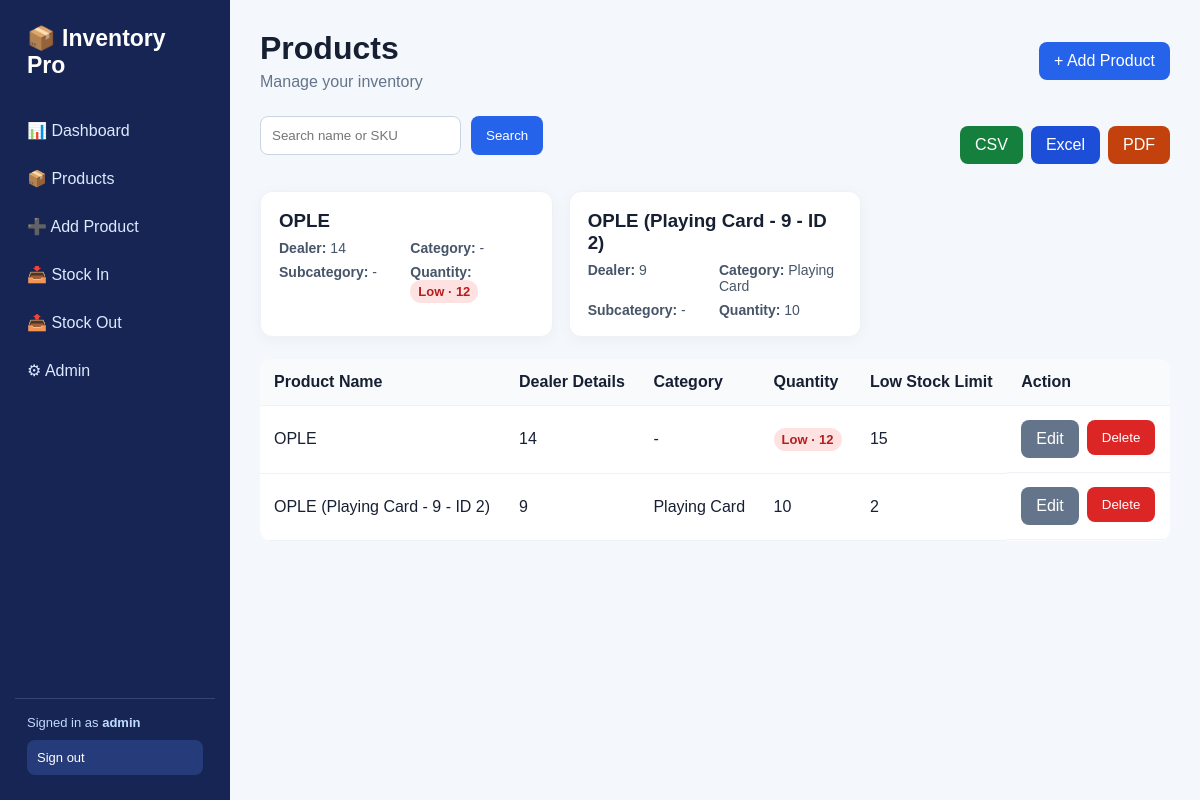
The page /products/ (signed in) on the database as committed earlier.
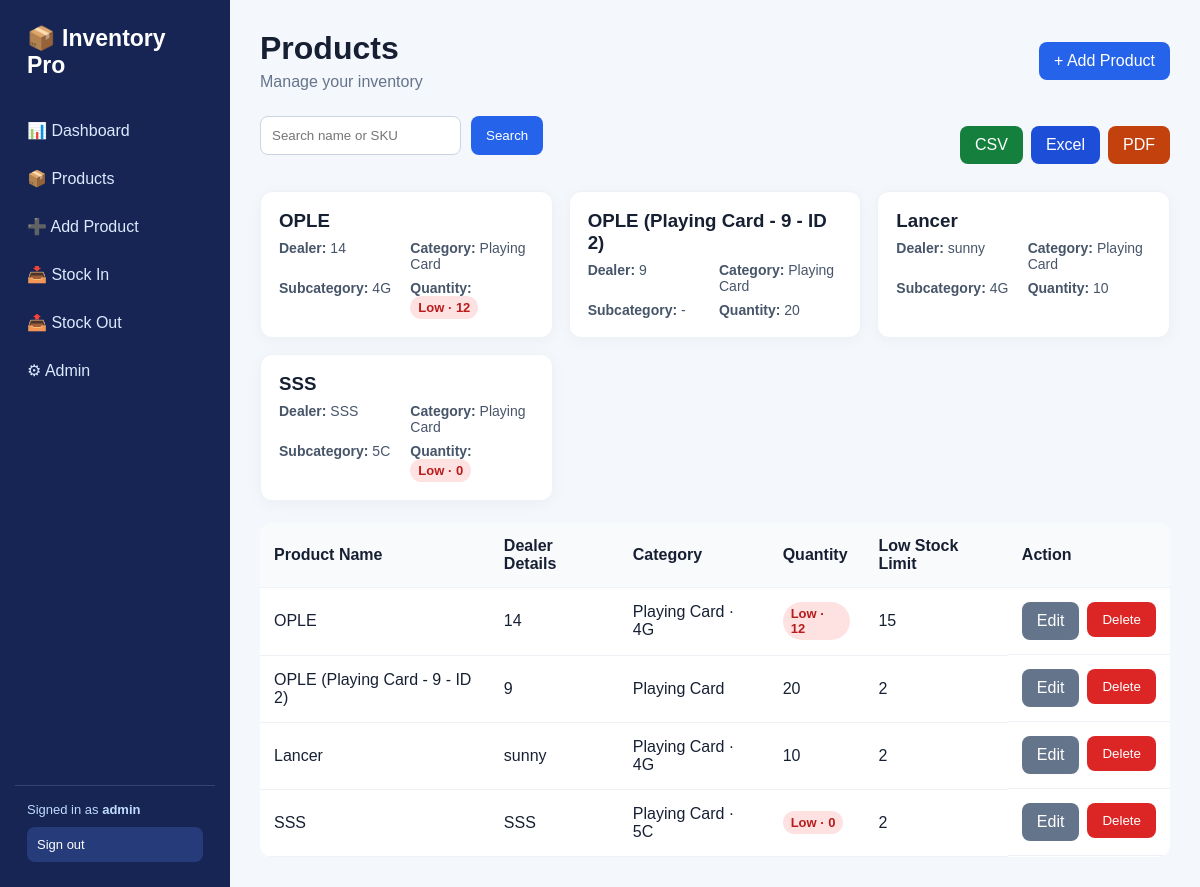
The same page on the database as committed later.
### inventory/models.py (models this page shows, shortened)
class Product(models.Model):
    name = models.CharField(
        max_length=150,
    )
    sku = models.CharField(max_length=50)
    category = models.ForeignKey(Category, on_delete=models.SET_NULL, null=True, blank=True)
    subcategory = models.CharField(
        max_length=2,
        choices=[("5C", "5C"), ("5B", "5B"), ("4G", "4G")],
        blank=True,
    )
    purchase_price = models.DecimalField(max_digits=12, decimal_places=2, default=0)
    selling_price = models.DecimalField(max_digits=12, decimal_places=2, default=0)
    quantity = models.PositiveIntegerField(default=0)
    low_stock_limit = models.PositiveIntegerField(default=5)
    created_at = models.DateTimeField(auto_now_add=True)
    class Meta:
        constraints = [
            models.UniqueConstraint(
                fields=("name", "category", "subcategory"),
                name="unique_product_name_category_subcategory",
                violation_error_message=(
                    "A product with this name already exists in this "
                    "category and subcategory."
                ),
            )
        ]
    @property
    def is_low_stock(self): return self.quantity <= self.low_stock_limit

class Category(models.Model):
    name = models.CharField(max_length=100, unique=True)
    def __str__(self): return self.name

### inventory/views.py (the view)
# urls.py: path("products/", views.products, name="products"),
@login_required
def products(request):
    qs, q = filtered_products(request)
    return render(request, "products.html", {"products": qs, "q": q})

### inventory/views.py (called while the page is built)
def filtered_products(request):
    q = request.GET.get("q", "").strip()
    products = Product.objects.select_related("category").all()
    if q:
        products = products.filter(name__icontains=q) | products.filter(sku__icontains=q)
    return products, q

### templates/products.html (shortened to what this page needs)
{% extends "base.html" %}{% block title %}Products{% endblock %}{% block content %}
<div class="top"><div><h1>Products</h1><div class="muted">Manage your inventory</div></div><a class="btn" href="/products/add/">+ Add Product</a></div>
<div class="toolbar">
<form class="search"><input name="q" value="{{q}}" placeholder="Search name or SKU"><button class="btn">Search</button></form>
<div class="export-actions">
<a class="btn green" href="{% url 'export_products' 'csv' %}{% if q %}?q={{q|urlencode}}{% endif %}">CSV</a>
<a class="btn blue" href="{% url 'export_products' 'excel' %}{% if q %}?q={{q|urlencode}}{% endif %}">Excel</a>
<a class="btn orange" href="{% url 'export_products' 'pdf' %}{% if q %}?q={{q|urlencode}}{% endif %}">PDF</a>
</div>
</div>
<div class="product-grid">
{% for p in products %}
<article class="product-grid-item">
<h3>{{p.name}}</h3>
<div class="product-meta">
<div><strong>Dealer:</strong> {{p.sku}}</div>
<div><strong>Category:</strong> {{p.category|default:"-"}}</div>
<div><strong>Subcategory:</strong> {{p.subcategory|default:"-"}}</div>
<div><strong>Quantity:</strong> {% if p.is_low_stock %}<span class="stock-low">Low · {{p.quantity}}</span>{% else %}{{p.quantity}}{% endif %}</div>
</div>
</article>
{% empty %}<div>No products found.</div>{% endfor %}
</div>
<div class="table-wrap"><table><tr><th>Product Name</th><th>Dealer Details</th><th>Category</th><th>Quantity</th><th>Low Stock Limit</th><th>Action</th></tr>
{% for p in products %}<tr><td>{{p.name}}</td><td>{{p.sku}}</td><td>{{p.category|default:"-"}}{% if p.subcategory %} · {{p.subcategory}}{% endif %}</td><td>{% if p.is_low_stock %}<span class="stock-low" role="status">Low · {{p.quantity}}</span>{% else %}{{p.quantity}}{% endif %}</td><td>{{p.low_stock_limit}}</td>
<td class="actions"><a class="btn gray" href="/products/{{p.id}}/edit/">Edit</a><form method="post" action="/products/{{p.id}}/delete/" onsubmit="return confirm('Delete this product?')">{% csrf_token %}<button class="btn red" type="submit">Delete</button></form></td></tr>
{% empty %}<tr><td colspan="6">No products found.</td></tr>{% endfor %}</table></div>{% endblock %}

Rows that differ between the two databases and show on the page:
changed Product "OPLE": category "-" → "Playing Card"; subcategory "-" → "4G"; subcategory (not shown) → "4G"
changed Product "OPLE (Playing Card - 9 - ID 2)": quantity "10" → "20"
added Product: name "Lancer", sku "sunny", category "Playing Card", subcategory "4G", quantity "10", low_stock_limit "2"
added Product: name "SSS", sku "SSS", category "Playing Card", subcategory "5C", quantity "0", low_stock_limit "2"
